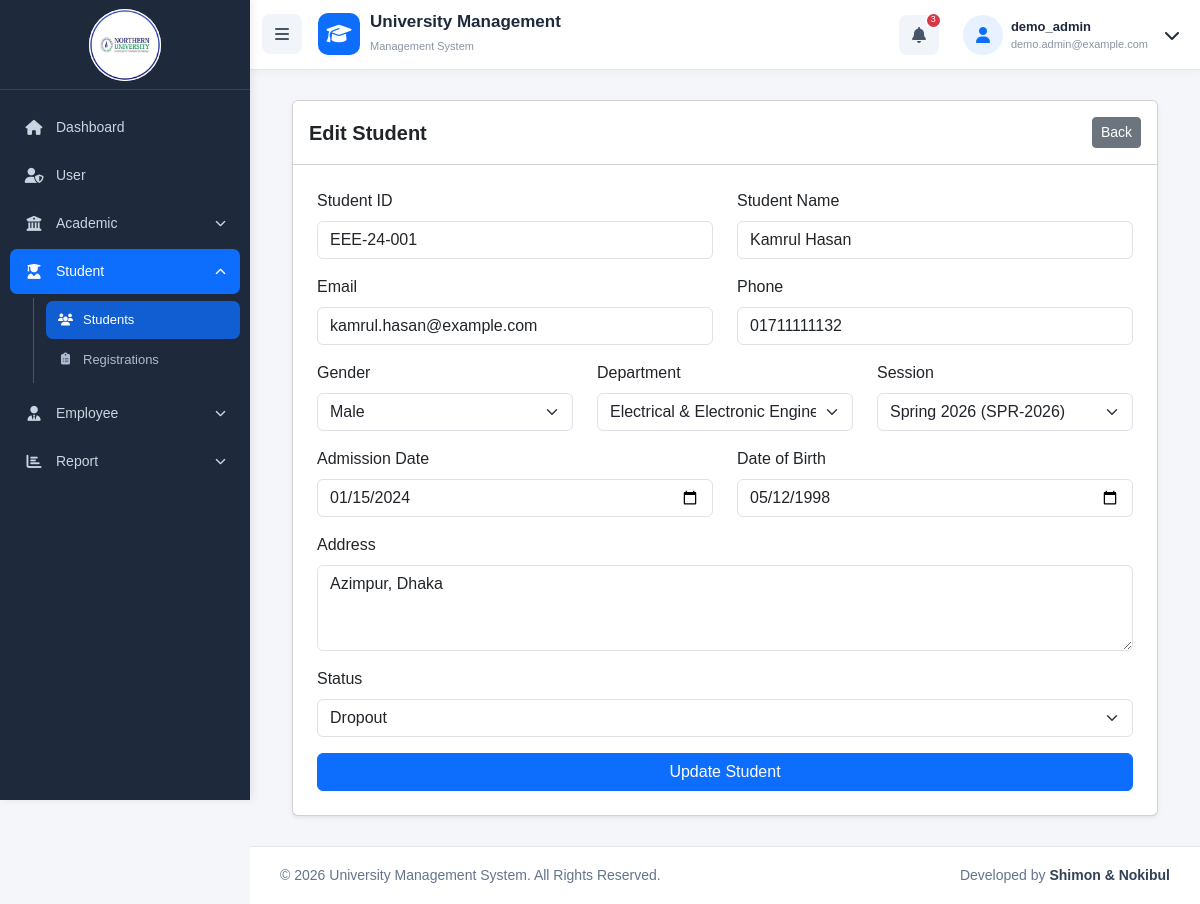
Page /students/edit.php?id=30 (signed in) on the committed database.
### tables this page shows
CREATE TABLE `students` (
  `id` int UNSIGNED NOT NULL,
  `student_id` varchar(50) NOT NULL,
  `student_name` varchar(150) NOT NULL,
  `student_email` varchar(150) DEFAULT NULL,
  `student_phone` varchar(30) DEFAULT NULL,
  `student_gender` enum('Male','Female','Other') DEFAULT NULL,
  `department_id` int UNSIGNED NOT NULL,
  `session_id` int UNSIGNED NOT NULL,
  `admission_date` date DEFAULT NULL,
  `date_of_birth` date DEFAULT NULL,
  `address` text,
  `status` tinyint(1) NOT NULL DEFAULT '1' COMMENT '1=Active, 2=Inactive, 3=Passout, 4=Dropout',
  `created_at` timestamp NULL DEFAULT CURRENT_TIMESTAMP,
  `updated_at` timestamp NULL DEFAULT CURRENT_TIMESTAMP ON UPDATE CURRENT_TIMESTAMP
);

CREATE TABLE `department` (
  `id` int UNSIGNED NOT NULL,
  `department_name` varchar(150) NOT NULL,
  `department_code` varchar(50) NOT NULL,
  `slug` varchar(150) NOT NULL,
  `status` tinyint(1) NOT NULL DEFAULT '1' COMMENT '1=Active, 0=Inactive',
  `created_at` timestamp NULL DEFAULT CURRENT_TIMESTAMP,
  `updated_at` timestamp NULL DEFAULT CURRENT_TIMESTAMP ON UPDATE CURRENT_TIMESTAMP
);

CREATE TABLE `session` (
  `id` int UNSIGNED NOT NULL,
  `session_name` varchar(100) NOT NULL,
  `session_code` varchar(50) NOT NULL,
  `status` tinyint(1) NOT NULL DEFAULT '1' COMMENT '1=Active, 0=Inactive',
  `created_at` timestamp NULL DEFAULT CURRENT_TIMESTAMP,
  `updated_at` timestamp NULL DEFAULT CURRENT_TIMESTAMP ON UPDATE CURRENT_TIMESTAMP
);

### students/edit.php (the view, shortened to what this page needs)
<?php
require_once "../config/database.php";
$id = isset($_GET['id']) ? (int) $_GET['id'] : 0;
$stmt = mysqli_prepare($conn, 'SELECT * FROM students WHERE id = ?');
mysqli_stmt_bind_param($stmt, 'i', $id);
mysqli_stmt_execute($stmt);
$student = mysqli_fetch_assoc(mysqli_stmt_get_result($stmt));
$departments = mysqli_query($conn, 'SELECT id, department_name, department_code FROM department ORDER BY department_name');
$sessions = mysqli_query($conn, 'SELECT id, session_name, session_code FROM session ORDER BY session_name');
require_once __DIR__ . '/../includes/header.php';
require_once __DIR__ . '/../includes/navbar.php';
?>
<div class="main-content">
    <div class="container-fluid">
        <div class="card shadow-sm">
            <div class="card-header bg-white d-flex justify-content-between align-items-center py-3">
                <h5 class="mb-0 fw-bold">Edit Student</h5><a href="index.php" class="btn btn-secondary btn-sm">Back</a>
            </div>
            <div class="card-body p-4">
                <form action="edit.php?id=<?= $id ?>" method="post">
                    <div class="row">
                        <div class="col-md-6 mb-3"><label class="form-label">Student ID</label><input type="text" class="form-control" name="student_id" value="<?= htmlspecialchars($student['student_id']) ?>" placeholder="Enter student ID" required></div>
                        <div class="col-md-6 mb-3"><label class="form-label">Student Name</label><input type="text" class="form-control" name="student_name" value="<?= htmlspecialchars($student['student_name']) ?>" placeholder="Enter student name" required></div>
                    </div>
                    <div class="row">
                        <div class="col-md-6 mb-3"><label class="form-label">Email</label><input type="email" class="form-control" name="student_email" value="<?= htmlspecialchars($student['student_email'] ?? '') ?>" placeholder="Enter email address"></div>
                        <div class="col-md-6 mb-3"><label class="form-label">Phone</label><input type="text" class="form-control" name="student_phone" value="<?= htmlspecialchars($student['student_phone'] ?? '') ?>" placeholder="Enter phone number"></div>
                    </div>
                    <div class="row">
                        <div class="col-md-4 mb-3"><label class="form-label">Gender</label><select name="student_gender" class="form-select">
                                <option value="">Select Gender</option><?php foreach (['Male', 'Female', 'Other'] as $gender): ?><option value="<?= $gender ?>" <?= $student['student_gender'] === $gender ? 'selected' : '' ?>><?= $gender ?></option><?php endforeach; ?>
                            </select></div>
                        <div class="col-md-4 mb-3"><label class="form-label">Department</label><select name="department_id" class="form-select" required><?php while ($department = mysqli_fetch_assoc($departments)): ?><option value="<?= $department['id'] ?>" <?= (int) $student['department_id'] === (int) $department['id'] ? 'selected' : '' ?>><?= htmlspecialchars($department['department_name']) ?> (<?= htmlspecialchars($department['department_code']) ?>)</option><?php endwhile; ?></select></div>
                        <div class="col-md-4 mb-3"><label class="form-label">Session</label><select name="session_id" class="form-select" required><?php while ($session = mysqli_fetch_assoc($sessions)): ?><option value="<?= $session['id'] ?>" <?= (int) $student['session_id'] === (int) $session['id'] ? 'selected' : '' ?>><?= htmlspecialchars($session['session_name']) ?> (<?= htmlspecialchars($session['session_code']) ?>)</option><?php endwhile; ?></select></div>
                    </div>
                    <div class="row">
                        <div class="col-md-6 mb-3"><label class="form-label">Admission Date</label><input type="date" class="form-control" name="admission_date" value="<?= htmlspecialchars($student['admission_date'] ?? '') ?>"></div>
                        <div class="col-md-6 mb-3"><label class="form-label">Date of Birth</label><input type="date" class="form-control" name="date_of_birth" value="<?= htmlspecialchars($student['date_of_birth'] ?? '') ?>"></div>
                    </div>
                    <div class="mb-3"><label class="form-label">Address</label><textarea class="form-control" name="address" rows="3" placeholder="Enter address"><?= htmlspecialchars($student['address'] ?? '') ?></textarea></div>
                    <div class="mb-3"><label class="form-label">Status</label><select name="status" class="form-select" required>
                            <option value="4" <?= (int) $student['status'] === 4 ? 'selected' : '' ?>>Dropout</option>
                        </select></div>
                    <div class="d-grid"><button type="submit" name="submit" class="btn btn-primary">Update Student</button></div>
                </form>
            </div>
        </div>
    </div>
</div>
<?php require_once __DIR__ . '/../includes/footer.php'; ?>

### css/style.css (style rules this page uses)
* { box-sizing: border-box; }
body { margin: 0; background: #f5f6fa; font-family: Arial, sans-serif; min-height: 100vh; color: #1e293b; }
.main-content { margin-left: 250px; padding: 30px; padding-top: 100px; min-height: 100vh; box-sizing: border-box; }

### rows in the picture
students: student_id "EEE-24-001", student_name "Kamrul Hasan", student_email "kamrul.hasan@example.com", student_phone "01711111132", student_gender "Male", department_id "Electrical & Electronic Engineering (EEE)", session_id "Spring 2026 (SPR-2026)", admission_date "01/15/2024", date_of_birth "05/12/1998", address "Azimpur, Dhaka", status "Dropout"

### other values in the picture
$_SESSION['username'] "demo_admin"
$_SESSION['user_email'] "demo.admin@example.com"
